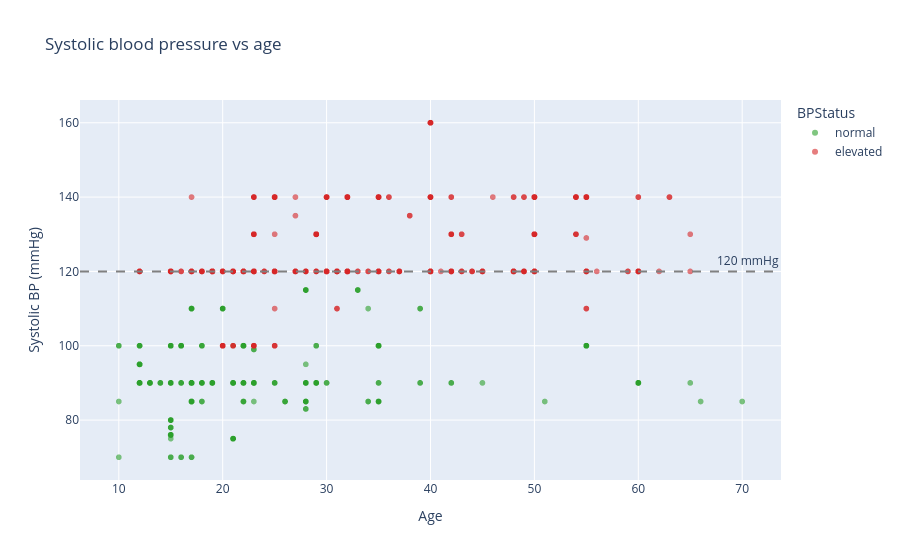

Write notebook code for a chart like this one.
### Markdown cell above
## Blood pressure vs age

Blood pressure is the clearest story in the data. Plotting systolic readings against
age and marking the 120 mmHg line shows how readings drift above normal as patients
get older.

### Code cell
fig = px.scatter(
    df, x="Age", y="SystolicBP", color="BPStatus",
    color_discrete_map={"normal": "#2ca02c", "elevated": "#d62728"},
    opacity=0.6, labels={"SystolicBP": "Systolic BP (mmHg)"},
    title="Systolic blood pressure vs age",
)
fig.add_hline(y=SYSTOLIC_MAX, line_dash="dash", line_color="gray",
              annotation_text="120 mmHg")
fig.show()

### Figure 1 — Plotly figure (JSON) as saved in the notebook; plotly's stock layout.template omitted (floating-point values rounded to 4 significant figures; data arrays with more than 128 entries replaced by an {"elided": "..."} marker saying what was removed)
{"data": [{"hovertemplate": "BPStatus=normal<br>Age=%{x}<br>Systolic BP (mmHg)=%{y}<extra></extra>", "legendgroup": "normal", "marker": {"color": "#2ca02c", "opacity": 0.6, "symbol": "circle"}, "mode": "markers", "name": "normal", "showlegend": true, "type": "scattergl", "x": {"elided": "343 int values"}, "xaxis": "x", "y": {"elided": "343 int values"}, "yaxis": "y"}, {"hovertemplate": "BPStatus=elevated<br>Age=%{x}<br>Systolic BP (mmHg)=%{y}<extra></extra>", "legendgroup": "elevated", "marker": {"color": "#d62728", "opacity": 0.6, "symbol": "circle"}, "mode": "markers", "name": "elevated", "showlegend": true, "type": "scattergl", "x": {"elided": "668 int values"}, "xaxis": "x", "y": {"elided": "668 int values"}, "yaxis": "y"}], "layout": {"annotations": [{"showarrow": false, "text": "120 mmHg", "x": 1, "xanchor": "right", "xref": "x domain", "y": 120, "yanchor": "bottom", "yref": "y"}], "legend": {"title": {"text": "BPStatus"}, "tracegroupgap": 0}, "shapes": [{"line": {"color": "gray", "dash": "dash"}, "type": "line", "x0": 0, "x1": 1, "xref": "x domain", "y0": 120, "y1": 120, "yref": "y"}], "title": {"text": "Systolic blood pressure vs age"}, "xaxis": {"anchor": "y", "domain": [0.0, 1.0], "title": {"text": "Age"}}, "yaxis": {"anchor": "x", "domain": [0.0, 1.0], "title": {"text": "Systolic BP (mmHg)"}}}}
